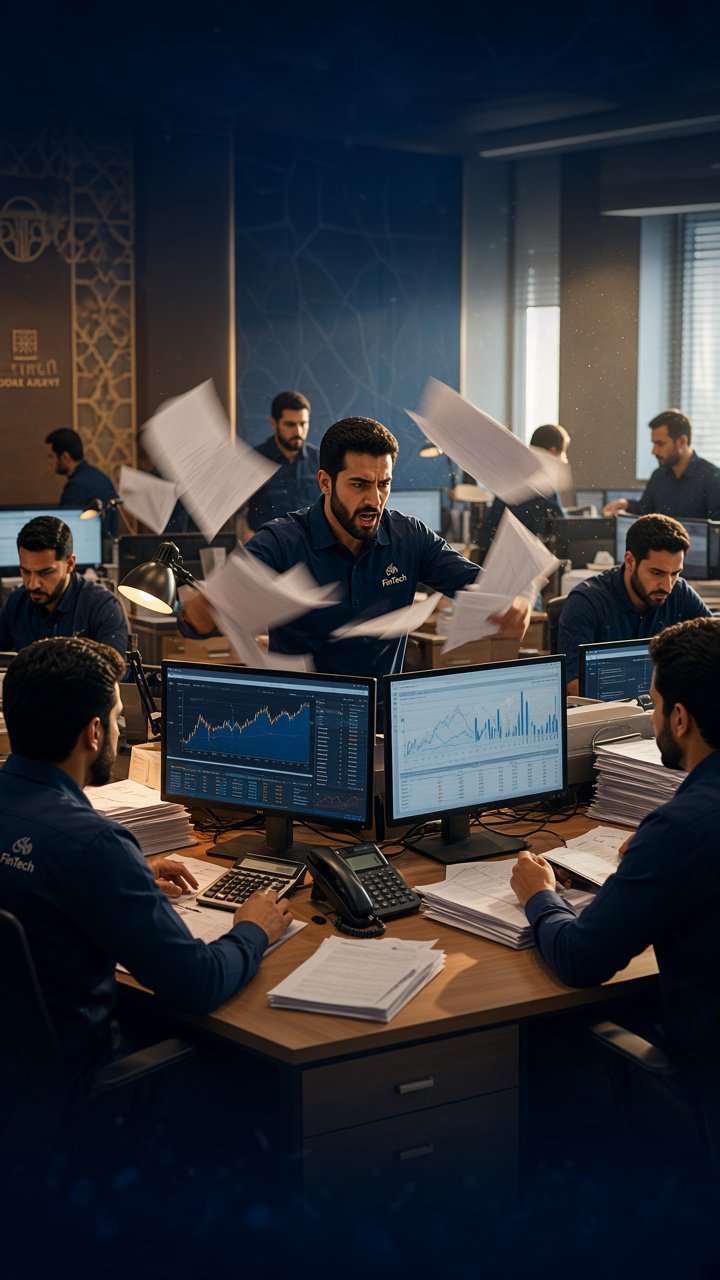
#> input picture promo-assets/frames-brand/01-chaos.png, 720 x 1280 px
$ python -i build_safir_brand_youtube.py   (imports and definitions only)
#> lines starting #> are read from the running program, lines starting #| are printed output that depends on the picture
# -*- coding: utf-8 -*-
"""Build Safir brand cinematic promo for YouTube (16:9 / 1920x1080)."""
from __future__ import annotations

import subprocess
from pathlib import Path

from PIL import Image, ImageDraw, ImageFilter, ImageFont

ROOT = Path(__file__).resolve().parent
FRAMES = ROOT / "frames-brand"
AUDIO = ROOT / "audio-brand"
SFX = ROOT / "sfx"
WORK = ROOT / "work-brand-yt"
OUT = ROOT / "safir-brand-cinematic-ar-16x9.mp4"

# YouTube landscape
W, H, FPS = 1920, 1080, 30
CYAN = (62, 200, 255)
WHITE = (255, 255, 255)
FONT_REG = Path("/usr/share/fonts/truetype/noto/NotoSansArabic-Regular.ttf")
FONT_BOLD = Path("/usr/share/fonts/truetype/noto/NotoSansArabic-Bold.ttf")

BEATS = [
    ("01-chaos.png", 8.0, 1.10, "عندما يتسع العمل.. لا ينبغي أن تتعقد الحسابات."),
    ("02-transfer.png", 8.0, 1.08, "الحوالات الصادرة والواردة.. في نظام واحد."),
    ("03-dashboard.png", 4.5, 1.06, "العملاء والوكلاء والصناديق والأرصدة."),
    ("03b-customers.png", 4.5, 1.08, "موقفك المالي.. واضح وفي وقته."),
    ("04-currencies.png", 4.0, 1.06, "عملات متعددة.. بمرونة ودقة."),
    ("04b-coins.png", 4.0, 1.10, "بلا ملفات متفرقة."),
    ("05-flights.png", 8.5, 1.06, "الطيران والتأشيرات.. من المنظومة نفسها."),
    ("06-reports.png", 4.5, 1.06, "تقارير وكشوفات وفواتير.. في ثوان."),
    ("06b-statement.png", 4.5, 1.08, "PDF وExcel جاهزان للمشاركة."),
    ("07-remote.png", 9.0, 1.06, "أدر أعمالك بوضوح.. من أي مكان."),
    ("08-finale-card.png", 10.0, 1.10, "اشتراكات سنوية.. اختر الباقة المناسبة."),
]


# [22 lines left out: functions run, probe, not called in this run]


def cover_png(src: Path, dst: Path) -> None:
#> called with src = 'frames-brand/01-chaos.png', dst = 'out.png'
    im = Image.open(src).convert("RGB")
#> im is the input picture: PIL image 720x1280 RGB; mean R, G, B 50.4, 51.9, 57.2
    scale = max(W / im.width, H / im.height)
#> scale = 2.67
    nw, nh = int(im.width * scale), int(im.height * scale)
#> nw = 1920; nh = 3413
    im = im.resize((nw, nh), Image.Resampling.LANCZOS)
#> im: PIL image 1920x3413 RGB
    left, top = (nw - W) // 2, (nh - H) // 2
#> left = 0; top = 1166
    im.crop((left, top, left + W, top + H)).save(dst, quality=95)
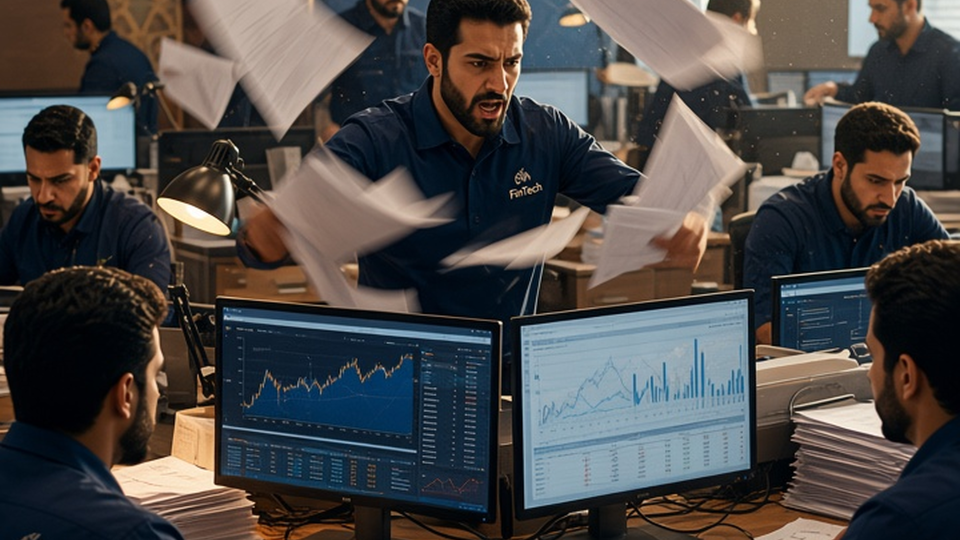
#> saved as out.png: PIL image 1920x1080 RGB (shown at 1/2 size); mean R, G, B 74.5, 71.7, 70.6


# [303 lines left out: functions wrap, caption_png, zoompan_clip, overlay_caption, sync_durs_to_vo, build_visuals and 2 more, not called in this run]


# [2 lines not run here, left out]

>>> result = cover_png('frames-brand/01-chaos.png', 'out.png')
